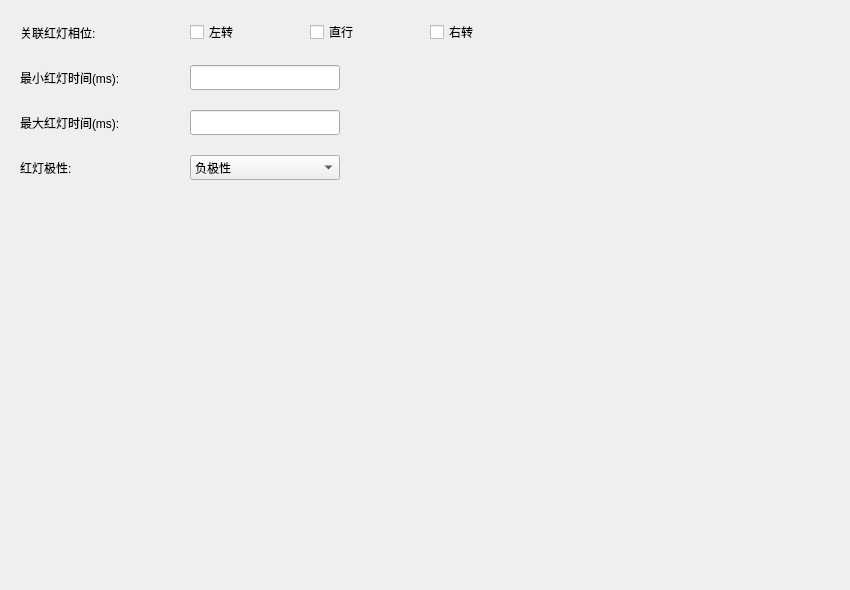
     <widget class="QWidget" name="page_4">
      <layout class="QVBoxLayout" name="verticalLayout_7">
       <item>
        <widget class="QWidget" name="widget_6" native="true">
         <layout class="QHBoxLayout" name="horizontalLayout_9">
          <item>
           <layout class="QGridLayout" name="gridLayout_3">
            <property name="spacing">
             <number>20</number>
            </property>
            <item row="1" column="0">
             <widget class="QLabel" name="label_39">
              <property name="text">
               <string>最小红灯时间(ms):</string>
              </property>
             </widget>
            </item>
            <item row="0" column="0">
             <widget class="QLabel" name="label_36">
              <property name="minimumSize">
               <size>
                <width>150</width>
                <height>25</height>
               </size>
              </property>
              <property name="text">
               <string>关联红灯相位:</string>
              </property>
             </widget>
            </item>
            <item row="3" column="0">
             <widget class="QLabel" name="label_37">
              <property name="text">
               <string>红灯极性:</string>
              </property>
             </widget>
            </item>
            <item row="2" column="0">
             <widget class="QLabel" name="label_38">
              <property name="text">
               <string>最大红灯时间(ms):</string>
              </property>
             </widget>
            </item>
            <item row="0" column="1">
             <widget class="QCheckBox" name="chkredlight_left">
              <property name="minimumSize">
               <size>
                <width>100</width>
                <height>0</height>
               </size>
              </property>
              <property name="text">
               <string>左转</string>
              </property>
             </widget>
            </item>
            <item row="0" column="2">
             <widget class="QCheckBox" name="chkredlight_line">
              <property name="minimumSize">
               <size>
                <width>100</width>
                <height>0</height>
               </size>
              </property>
              <property name="text">
               <string>直行</string>
              </property>
             </widget>
            </item>
            <item row="0" column="3">
             <widget class="QCheckBox" name="chkredlight_right">
              <property name="minimumSize">
               <size>
                <width>100</width>
                <height>0</height>
               </size>
              </property>
              <property name="text">
               <string>右转</string>
              </property>
             </widget>
            </item>
            <item row="1" column="1" colspan="2">
             <widget class="QLineEdit" name="edtminredlighttime">
              <property name="minimumSize">
               <size>
                <width>150</width>
                <height>25</height>
               </size>
              </property>
              <property name="maximumSize">
               <size>
                <width>150</width>
                <height>16777215</height>
               </size>
              </property>
             </widget>
            </item>
            <item row="2" column="1" colspan="2">
             <widget class="QLineEdit" name="edtmaxredlighttime">
              <property name="minimumSize">
               <size>
                <width>150</width>
                <height>25</height>
               </size>
              </property>
              <property name="maximumSize">
               <size>
                <width>150</width>
                <height>16777215</height>
               </size>
              </property>
             </widget>
            </item>
            <item row="3" column="1" colspan="2">
             <widget class="QComboBox" name="cmbredlight_jx">
              <property name="minimumSize">
               <size>
                <width>150</width>
                <height>25</height>
               </size>
              </property>
              <property name="maximumSize">
               <size>
                <width>150</width>
                <height>16777215</height>
               </size>
              </property>
              <property name="currentIndex">
               <number>0</number>
              </property>
              <item>
               <property name="text">
                <string>负极性</string>
               </property>
              </item>
              <item>
               <property name="text">
                <string>正极性</string>
               </property>
              </item>
             </widget>
            </item>
           </layout>
          </item>
          <item>
           <spacer name="horizontalSpacer_10">
            <property name="orientation">
             <enum>Qt::Horizontal</enum>
            </property>
            <property name="sizeHint" stdset="0">
             <size>
              <width>300</width>
              <height>20</height>
             </size>
            </property>
           </spacer>
          </item>
         </layout>
        </widget>
       </item>
       <item>
        <spacer name="verticalSpacer_4">
         <property name="orientation">
          <enum>Qt::Vertical</enum>
         </property>
         <property name="sizeHint" stdset="0">
          <size>
           <width>20</width>
           <height>390</height>
          </size>
         </property>
        </spacer>
       </item>
      </layout>
     </widget>
